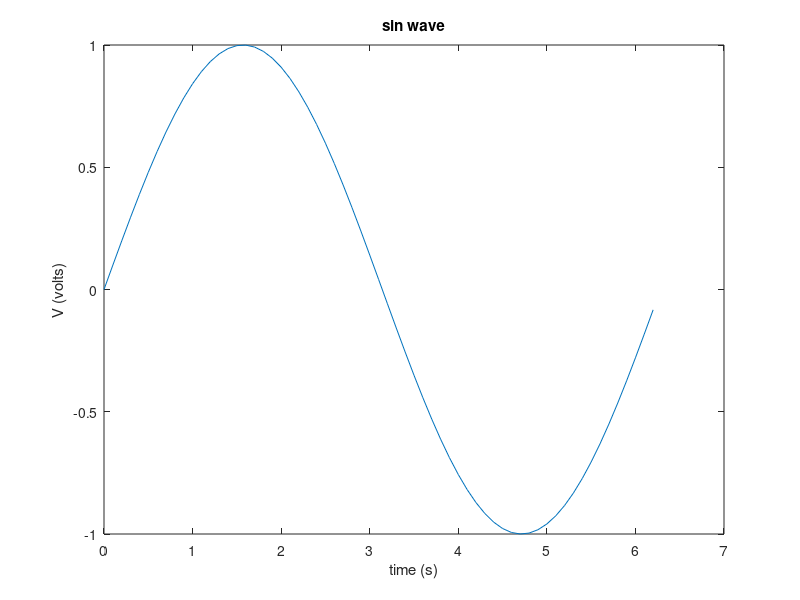

Source code (MATLAB): (Note: this script raises an error after producing the figure.)
t = 0:0.1:2*pi;
y1 = sin(t);
y2 = cos(t);

plot(t, y1); title("sin wave"); xlabel("time (s)"); ylabel("V (volts)"); grid(true);

plot(t, y2); title("cos wave"); xlabel("time (s)"); ylabel("V (volts)"); grid(true);
